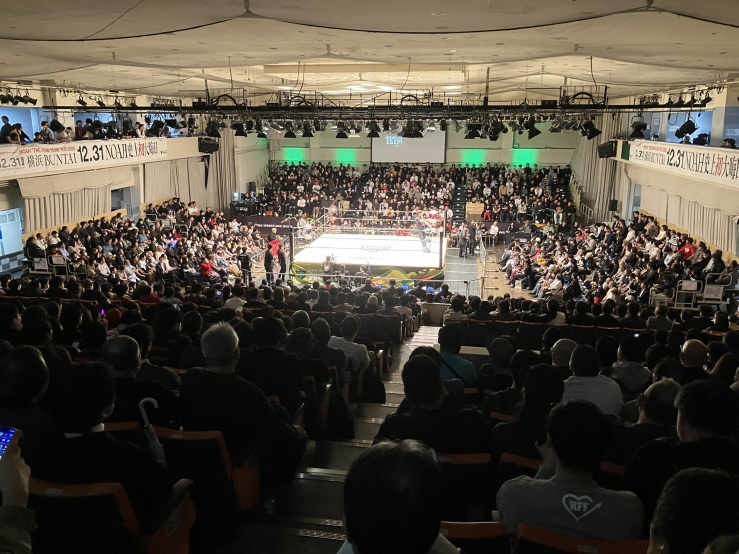
#> input picture src/beginner/uploads/1.jpg, 1477 x 1108 px (shown at 1/2 size); its folder holds 8 pictures in this run
$ python prep_photos.py
#> lines starting #> are read from the running program, lines starting #| are printed output that depends on the picture
#!/usr/bin/env python3
"""依頼者支給の写真(uploads/1〜16)とサイン会写真から out/img/ を作る。
usage: python prep_photos.py [サイン会写真フォルダ] [グッズチーム支給フォルダ]
サイン会写真(共有ドライブ NOAH試合写真 2026/06/25・07/05 後楽園 試合前サイン会)は重いのでリポジトリに置かない
"""
import sys, os
from PIL import Image, ImageOps
OUT = 'out/img/'
def save(im, name, w, q=80, ratio=None, cx=.5, cy=.5):
    im = ImageOps.exif_transpose(im).convert('RGB')
    if ratio:  # ratio=幅/高さ に中心(cx,cy)基準で切り抜く
        W, H = im.size
        if W / H > ratio: nw = int(H * ratio); x0 = int((W - nw) * cx); im = im.crop((x0, 0, x0 + nw, H))
        else: nh = int(W / ratio); y0 = int((H - nh) * cy); im = im.crop((0, y0, W, y0 + nh))
    if im.width > w: im = im.resize((w, round(im.height * w / im.width)), Image.LANCZOS)
    im.save(OUT + name + '.webp', 'WEBP', quality=q, method=6)
    print(name, im.size, os.path.getsize(OUT + name + '.webp') // 1024, 'KB')
U = lambda n: Image.open(f'uploads/{n}')
#> in save, im is the input picture: PIL image 1477x1108 RGB; mean R, G, B 80.3, 73.5, 62.2
#| mv (1477, 1108) 205 KB
#> call 2 of save, with name = 'mv_s', w = 800, q = 76, cx = 0.5, cy = 0.5
#> in save (call 2), `if im.width > w: im = im.resize((w, round(im.height * w / im.width)), ..`:
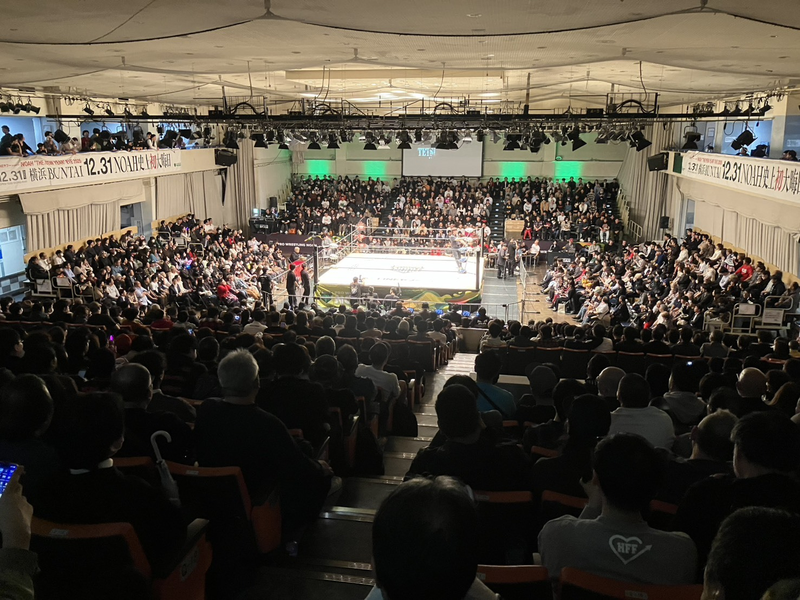
#> im: PIL image 800x600 RGB; mean R, G, B 80.3, 73.5, 62.2
#| mv_s (800, 600) 71 KB
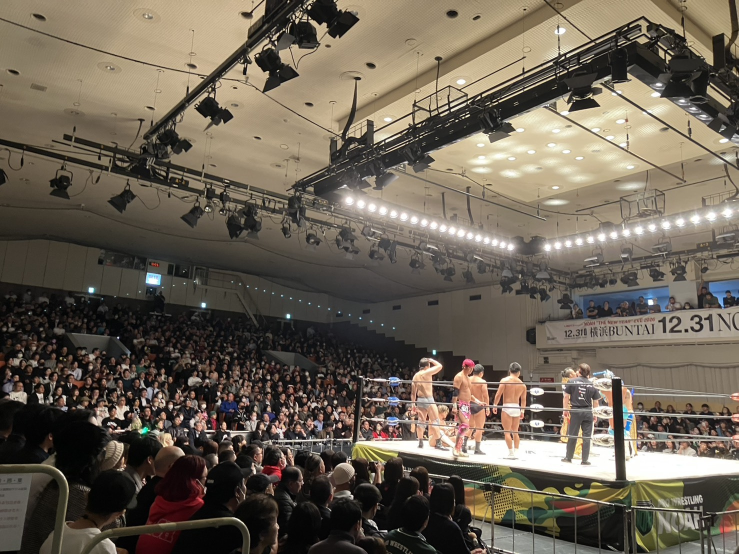
#> input picture src/beginner/uploads/2.jpg, 1477 x 1108 px (shown at 1/2 size)
save(U('1.jpg'), 'mv', 1477, 80)                 # メインビジュアル(満員の後楽園ホール・南側後方から)
save(U('1.jpg'), 'mv_s', 800, 76)
save(U('2.jpg'), 'view_2', 1200, 80)          # 東側から(座席からの撮影ではない)
#> call 3 of save, with name = 'view_2', w = 1200, q = 80, cx = 0.5, cy = 0.5
#> in save, im is the input picture: PIL image 1477x1108 RGB; mean R, G, B 106.4, 97, 83.8
#> in save (call 3), `if im.width > w: im = im.resize((w, round(im.height * w / im.width)), ..`:
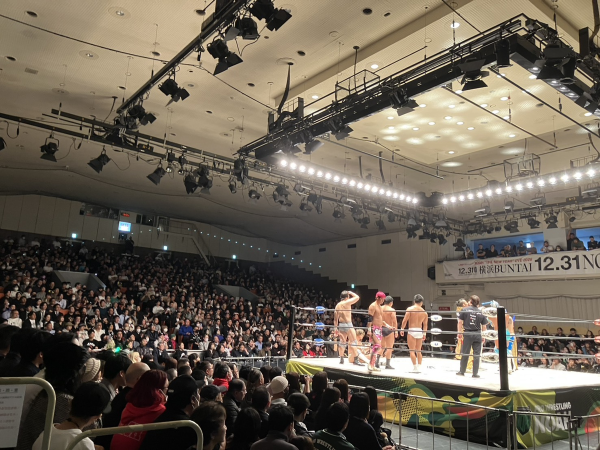
#> im: PIL image 1200x900 RGB (shown at 1/2 size); mean R, G, B 106.3, 97, 83.9
#| view_2 (1200, 900) 150 KB
for n in (3, 13, 5, 6, 4, 12):                   # 試合写真ギャラリー
#> (the run stopped early here; a loop or call above may not have finished)
